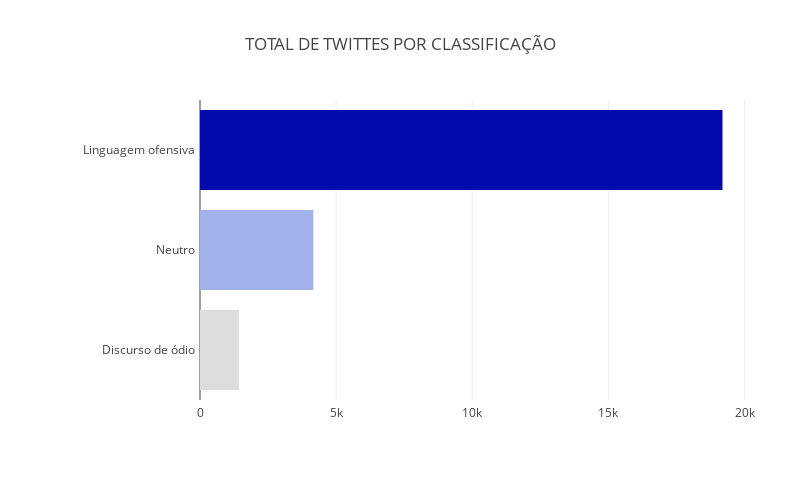

The cell this chart's notebook holds for it:
### Code cell
cnt_srs = dataset['class_desc'].value_counts()
trace = go.Bar(
    y=cnt_srs.index[::-1],
    x=cnt_srs.values[::-1],
    orientation = 'h',
    marker=dict(
        color=cnt_srs.values[::-1],
        colorscale = 'Blues',
        reversescale = True
    ),
)

layout = go.Layout(
    title='TOTAL DE TWITTES POR CLASSIFICAÇÃO',
    autosize=False,
    width=800,
    height=500,
    margin=go.layout.Margin(
        l=200,
        r=50,
        b=100,
        t=100,
        pad=4
    ),
    paper_bgcolor='#ffffff',
    plot_bgcolor='#ffffff'
)
data = [trace]
fig = go.Figure(data=data, layout=layout)
iplot(fig, filename="Ratings")

### Figure 1 — Plotly figure (JSON) as saved in the notebook; plotly's stock layout.template omitted (floating-point values rounded to 4 significant figures)
{"data": [{"marker": {"color": [1430, 4163, 19190], "colorscale": "Blues", "reversescale": true}, "orientation": "h", "type": "bar", "uid": "6bfababa-1365-11e9-951c-9706a43b8540", "x": [1430, 4163, 19190], "y": ["Discurso de ódio", "Neutro", "Linguagem ofensiva"]}], "layout": {"autosize": false, "height": 500, "margin": {"b": 100, "l": 200, "pad": 4, "r": 50, "t": 100}, "paper_bgcolor": "#ffffff", "plot_bgcolor": "#ffffff", "title": "TOTAL DE TWITTES POR CLASSIFICAÇÃO", "width": 800}}
